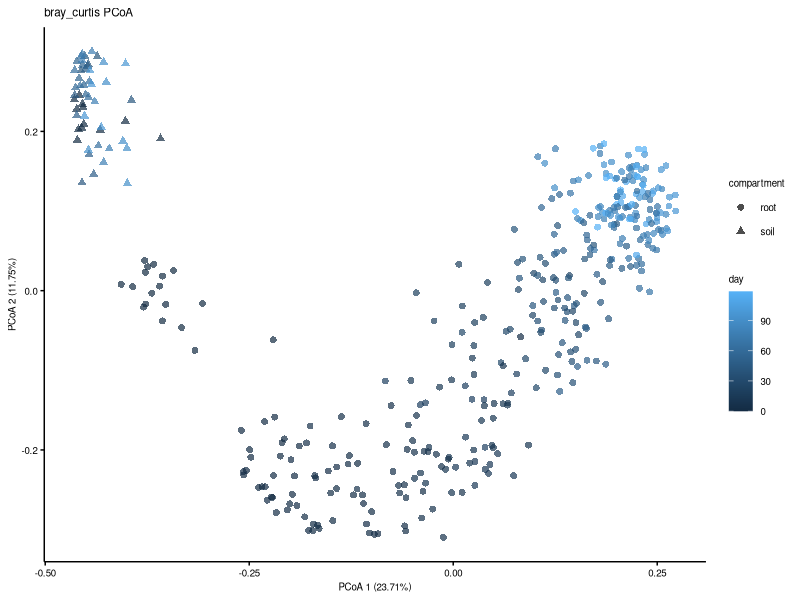

Here is the R script that generated this plot: (Note: this script raises an error after producing the figure.)
# Fig.1 PCoA

# Set working enviroment in Rstudio, select Session - Set working directory - To source file location, default is runing directory

# clean enviroment object
rm(list=ls()) 

# load related packages
library("ggplot2") 
library("vegan")

# Set ggplot2 drawing parameter, such as axis line and text size, lengend and title size, and so on.
main_theme = theme(panel.background=element_blank(),
                    panel.grid=element_blank(),
                    axis.line.x=element_line(size=.5, colour="black"),
                    axis.line.y=element_line(size=.5, colour="black"),
                    axis.ticks=element_line(color="black"),
                    axis.text=element_text(color="black", size=7),
                    legend.position="right",
                    legend.background=element_blank(),
                    legend.key=element_blank(),
                    legend.text= element_text(size=7),
                    text=element_text(family="sans", size=7))

# Public file 1. "design.txt"  Design of experiment
design = read.table("../data/design.txt", header=T, row.names= 1, sep="\t") 

# setting subset design
if (TRUE){
	sub_design = subset(design,groupID %in% c("A50Cp0","A50Cp1","A50Cp10","A50Cp112","A50Cp119","A50Cp14","A50Cp2","A50Cp21","A50Cp28","A50Cp3","A50Cp35","A50Cp42","A50Cp49","A50Cp63","A50Cp7","A50Cp70","A50Cp77","A50Cp84","A50Cp91","A50Cp98","A50Sz0","A50Sz1","A50Sz10","A50Sz118","A50Sz13","A50Sz2","A50Sz20","A50Sz27","A50Sz3","A50Sz34","A50Sz41","A50Sz48","A50Sz5","A50Sz56","A50Sz62","A50Sz69","A50Sz7","A50Sz76","A50Sz83","A50Sz90","A50Sz97","HNCp112","HNCp119","HNSz118","IR24Cp0","IR24Cp1","IR24Cp10","IR24Cp112","IR24Cp119","IR24Cp14","IR24Cp2","IR24Cp21","IR24Cp28","IR24Cp3","IR24Cp35","IR24Cp42","IR24Cp49","IR24Cp63","IR24Cp7","IR24Cp70","IR24Cp77","IR24Cp84","IR24Cp91","IR24Cp98","IR24Sz0","IR24Sz1","IR24Sz10","IR24Sz118","IR24Sz13","IR24Sz2","IR24Sz20","IR24Sz27","IR24Sz3","IR24Sz34","IR24Sz41","IR24Sz48","IR24Sz5","IR24Sz56","IR24Sz62","IR24Sz69","IR24Sz7","IR24Sz76","IR24Sz83","IR24Sz90","IR24Sz97","soilCp0","soilCp42","soilCp49","soilCp57","soilCp63","soilCp77","soilCp84","soilCp91","soilCp98","soilSz0","soilSz41","soilSz48","soilSz54","soilSz62","soilSz76","soilSz83","soilSz90","soilSz97") ) # select group1
}else{
	sub_design = design
}
# if (TRUE){
# 	sub_design = subset(sub_design,site %in% c("Cp","Sz") ) # select group2
# }
# 
# # Set group style, single or combine
# if (FALSE){
# 	sub_design$group=paste(sub_design$groupID,sub_design$site,sep = "")
# }else{
# 	sub_design$group=sub_design$groupID
# }


print(paste("Number of group: ",length(unique(sub_design$group)),sep="")) # show group numbers

#  PCoA bray_curtis
bray_curtis = read.table("../data/bray_curtis_otu_table_css.txt", sep="\t", header=T, check.names=F)

# subset matrix and design
idx = rownames(sub_design) %in% colnames(bray_curtis) 
sub_design = sub_design[idx,]
bray_curtis = bray_curtis[rownames(sub_design), rownames(sub_design)] # subset and reorder distance matrix

# cmdscale {stats}, Classical multidimensional scaling (MDS) of a data matrix. Also known as principal coordinates analysis
pcoa = cmdscale(bray_curtis, k=4, eig=T) # k is dimension, 3 is recommended; eig is eigenvalues
points = as.data.frame(pcoa$points) # get coordinate string, format to dataframme
colnames(points) = c("x", "y", "z","a") 
eig = pcoa$eig
points = cbind(points, sub_design[match(rownames(points), rownames(sub_design)), ])
#points$group = factor(points$group, levels=colors$group)

# plot PCo 1 and 2
p = ggplot(points, aes(x=x, y=y, color=day, shape = compartment))
p = p + geom_point(alpha=.7, size=2) +
  labs(x=paste("PCoA 1 (", format(100 * eig[1] / sum(eig), digits=4), "%)", sep=""),
       y=paste("PCoA 2 (", format(100 * eig[2] / sum(eig), digits=4), "%)", sep=""),
       title="bray_curtis PCoA") + main_theme

p
ggsave("beta_pcoa_day_bray_curtis_default.pdf", q, width = 4, height = 2.5)

# scale_color_gradientn 按多种颜色连续着色，如彩虹色
# topo.colors(), rainbow(), heat.colors(), terrain.colors(), cm.colors(), RColorBrewer::brewer.pal()
q= p + scale_color_gradientn(colours=rainbow(7))
q
ggsave("beta_pcoa_day_bray_curtis_rainbow.pdf", q, width = 4, height = 2.5)


# plot PCo 1 and 3
points$siteXcompt=paste(points$site,points$compartment,sep = "")

p = ggplot(points, aes(x=x, y=z, color=day, shape = siteXcompt))
p = p + geom_point(alpha=.7, size=2) +
  scale_color_gradientn(colours=rainbow(7)) +
  labs(x=paste("PCoA 1 (", format(100 * eig[1] / sum(eig), digits=4), "%)", sep=""),
       y=paste("PCoA 3 (", format(100 * eig[3] / sum(eig), digits=4), "%)", sep=""),
       title="bray_curtis PCoA") + main_theme
p
ggsave("beta_pcoa_day_bray_curtis3.pdf", p, width = 4, height = 2.5)

